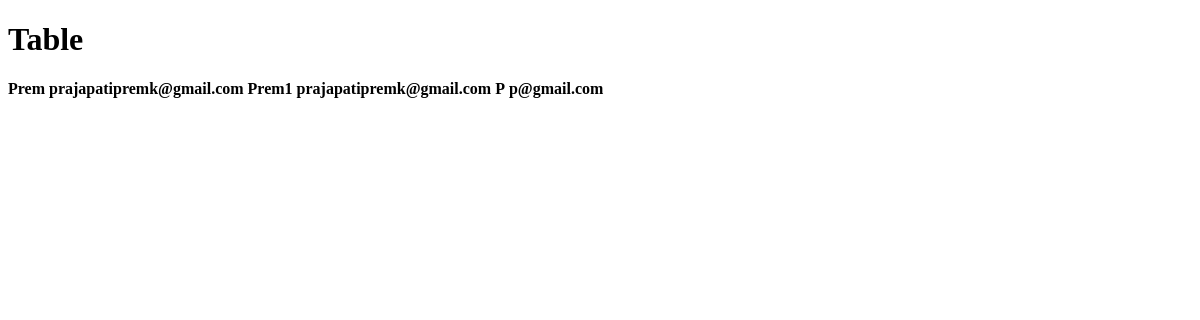
The app's page /table/, older data.
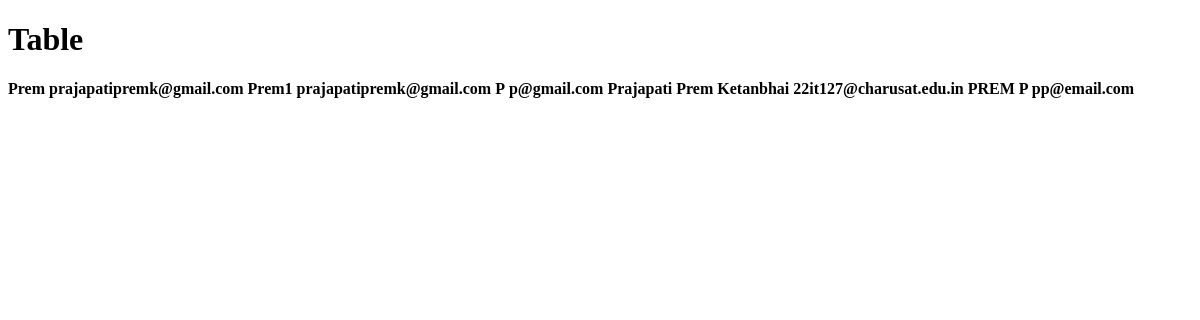
The same page, newer data.
### internweb/models.py (models this page shows, shortened)
class Author(models.Model):
    name = models.CharField(max_length=200)
    email = models.EmailField()

### internweb/views.py (the view)
# urls.py: path('table/',table,name='Table'),
def table(request):
    authordata = Author.objects.all()
    return render(request,'table.html',{'author': authordata})

### internweb/templates/table.html (shortened to what this page needs)
<!DOCTYPE html>
<html lang="en">
<head>
</head>
<body>
    <h1>Table</h1>
    {% for i in author %}
    <strong>{{i.name}}</strong>
    <strong>{{i.email}}</strong>
     {% endfor %}
</body>
</html>

Row changes from the older to the newer data that the page shows:
added Author: name "Prajapati Prem Ketanbhai", email "22it127@charusat.edu.in"
added Author: name "PREM P", email "pp@email.com"
